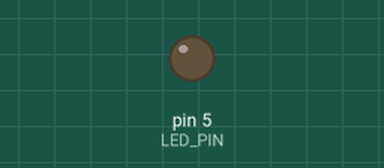
A sketch run on a simulated Arduino Uno, built with avr-gcc and run on an emulated ATmega328P. Parts: output pins drawn as LEDs (lit = HIGH).

Above: at 0.9 s.
At 2.6 s:
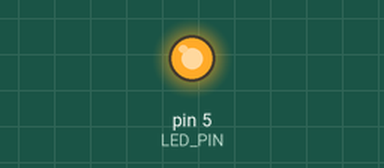
Timing chart, 0 to 6.6 s (numbered marks = the images above):
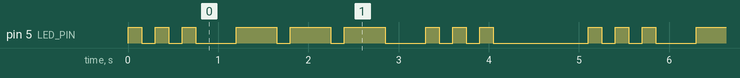

Measured:
- by itself, pin 5 (LED_PIN): repeats every 5.1 s: 2 × (LOW 0.15 s, HIGH 0.15 s), LOW 0.45 s, 2 × (HIGH 0.45 s, LOW 0.15 s), HIGH 0.45 s, LOW 0.45 s, 2 × (HIGH 0.15 s, LOW 0.15 s), HIGH 0.15 s, LOW 1.1 s, HIGH 0.15 s
- by itself, everything shown: repeats every 5.1 s, in 18 steps

The sketch:

Day1Exercise4.ino
```cpp
#include <Arduino.h>

const int LED_PIN = 5;
const int TIME_UNIT = 150;

void setup() {
    pinMode(LED_PIN, OUTPUT);
}

void loop() {
    dot(3); // S
    char_separator(); // Space between characters
    dash(3); // O
    char_separator(); // Space between characters
    dot(3); // S
    word_separator(); // Space between word
}

void dot(int num) {
    for (int i = 0; i < num; i++) {
        digitalWrite(LED_PIN, HIGH);
        delay(TIME_UNIT); // Dot duration
        digitalWrite(LED_PIN, LOW);
        delay(TIME_UNIT); // Space after dot
    }
}

void dash(int num) {
    for (int i = 0; i < num; i++) {
        digitalWrite(LED_PIN, HIGH);
        delay(TIME_UNIT * 3); // Dot duration
        digitalWrite(LED_PIN, LOW);
        delay(TIME_UNIT); // Space after dash
    }
}

void char_separator() {
    digitalWrite(LED_PIN, LOW);
    delay(TIME_UNIT * 2); // Space between characters
}

void word_separator() {
    digitalWrite(LED_PIN, LOW);
    delay(TIME_UNIT * 6); // Space between words
}
```
